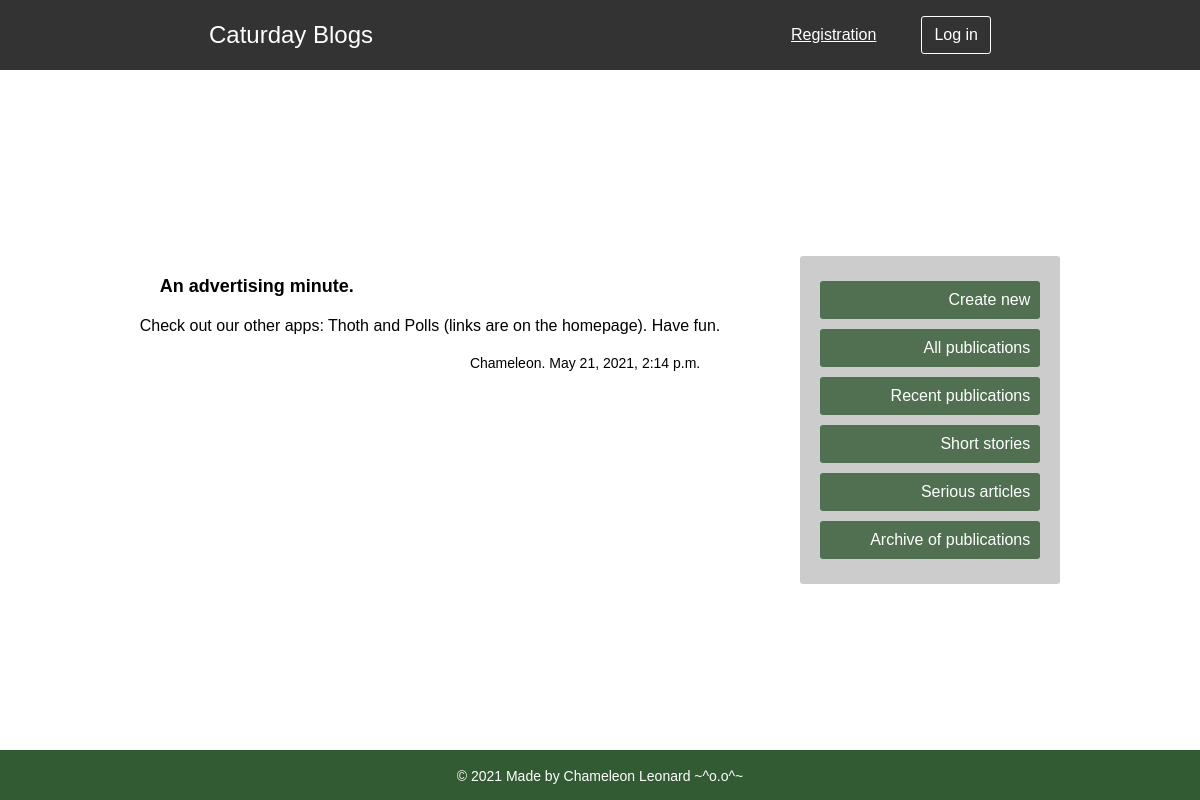
Before: /blogs/catpost/11/ with the older database file.
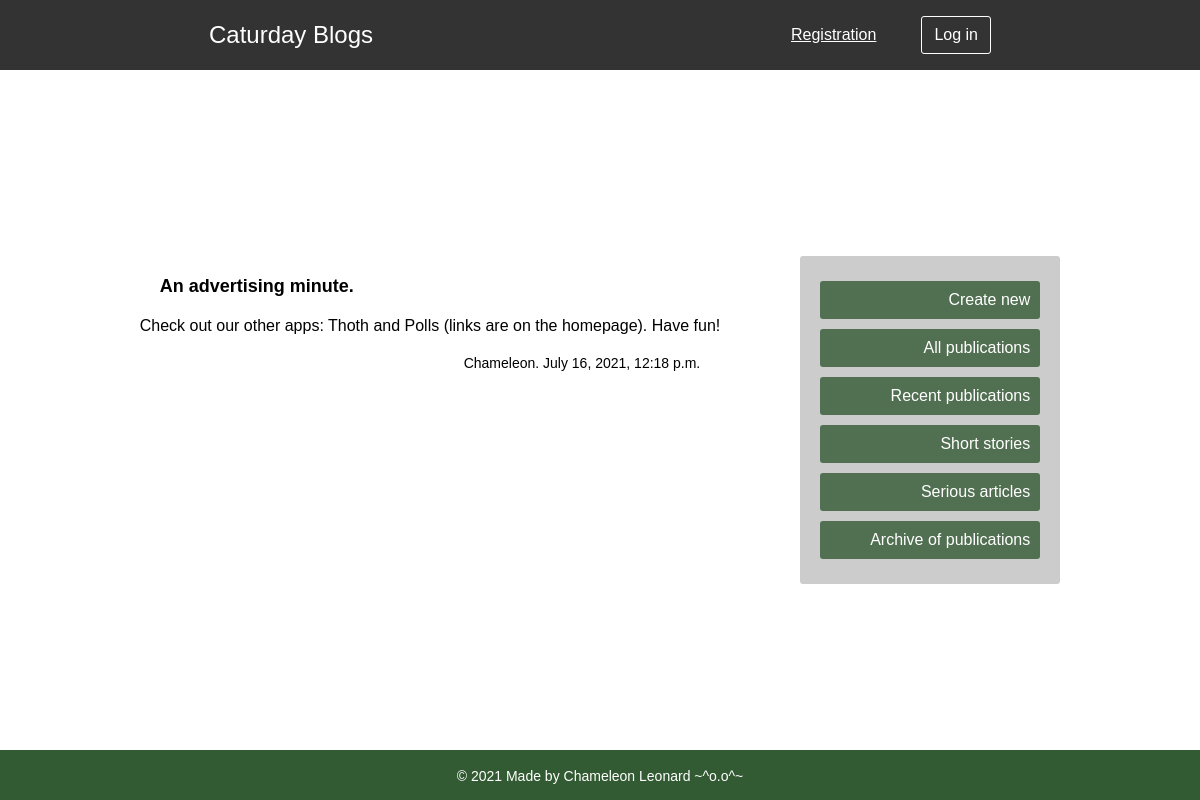
After: the same page with the newer database file.
### catblogs/models.py (models this page shows, shortened)
class CatPost(models.Model):
    catauthor = models.ForeignKey(settings.AUTH_USER_MODEL,
                                  on_delete=models.SET_DEFAULT,
                                  default=19)
    catitle = models.CharField(max_length=200)
    catext = models.TextField()
    creation_date = models.DateTimeField(default=timezone.now)
    publication_date = models.DateTimeField(blank=True, null=True)

### catblogs/views.py (the view)
# urls.py: path('<int:pk>/', views.catpost_detail, name='catpost_detail'),
def catpost_detail(request, pk):
    catpost = get_object_or_404(CatPost, pk=pk)
    return render(request, 'catblogs/catpost_detail.html', {'catpost': catpost})

### catblogs/templates/catblogs/catpost_detail.html (shortened to what this page needs)
{% extends 'catblogs/base.html' %}
{% load static %}
{% block content %}
    <div class="post">
        <h2>{{ catpost.catitle }}</h2>
        <p>{{ catpost.catext|linebreaksbr }}</p>
        <div class="container">
            {% if catpost.publication_date %}
            <div class="date">
                <p>&nbsp;{{ catpost.catauthor }}. {{ catpost.publication_date }}</p>
            </div>
        {% endif %}
        </div>
    </div>
{% endblock %}

Changed rows visible on the page:
changed CatPost "An advertising minute.": catext "Check out our other apps: Thoth and Polls (links are on the homepage). Have fun." → "Check out our other apps: Thoth and Polls (links are on the homepage). Have fun!"; publication_date "May 21, 2021, 2:14 p.m." → "July 16, 2021, 12:18 p.m."
